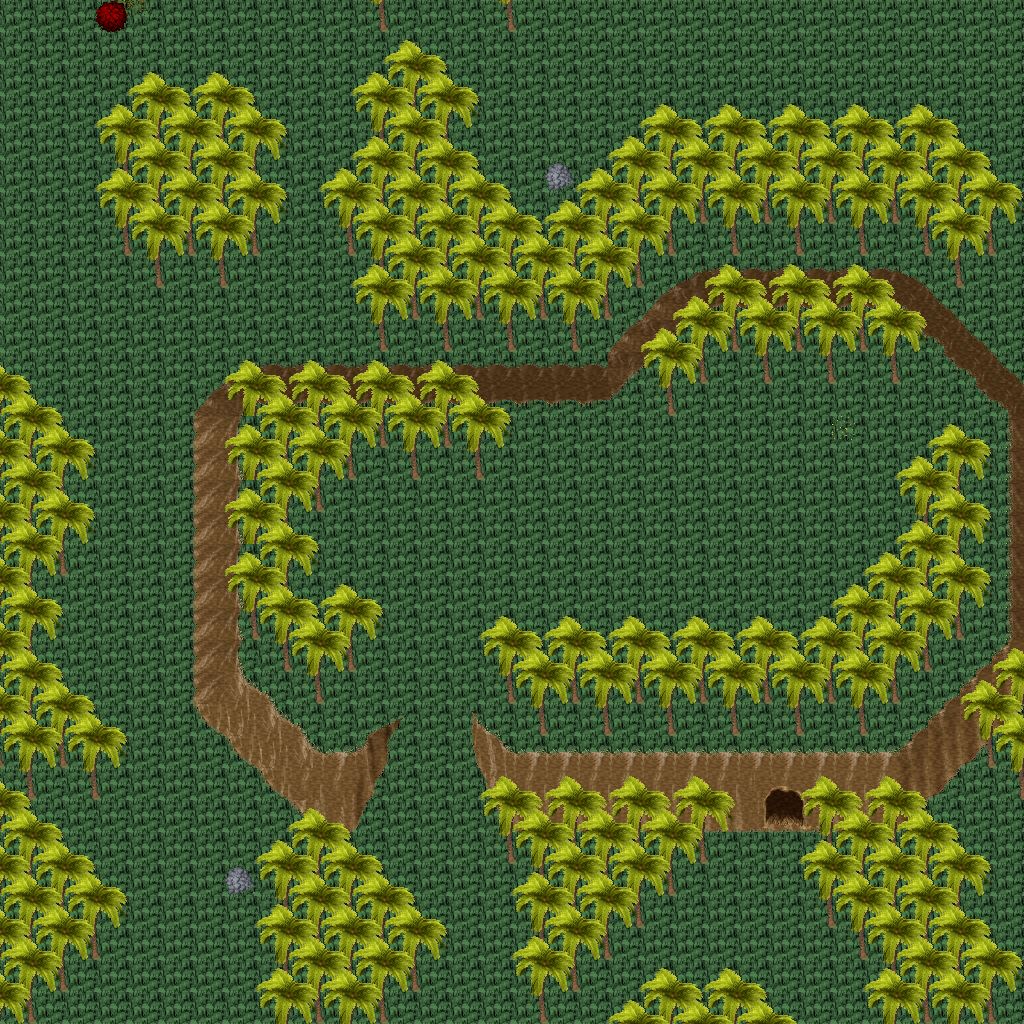

Rendered tile map (Tiled .tmx) drawn with the repository's tilesets; below, a short description and the map source with its tile grids summarised:
An orthogonal 32x32 tile map with 32x32 px tiles, 5 tile layers (Ground, Objects, Objects2, Above, ...), 1 hidden layer not drawn, 26 tilesets.

<map version="1.10" tiledversion="1.11.0" orientation="orthogonal" renderorder="right-down" width="32" height="32" tilewidth="32" tileheight="32" infinite="0" nextlayerid="11" nextobjectid="1">
 <tileset firstgid="1" name="ground_ground" tilewidth="32" tileheight="32" tilecount="33" columns="3">
  <image source="../drawable/ground_ground.png" width="96" height="352" />
 </tileset>
 <tileset firstgid="34" name="ground_water_pool" tilewidth="32" tileheight="32" tilecount="72" columns="3">
  <image source="../drawable/ground_water_pool.png" width="96" height="768" />
 </tileset>
 <tileset firstgid="106" name="ground_water_pool_deep" tilewidth="32" tileheight="32" tilecount="72" columns="3">
  <image source="../drawable/ground_water_pool_deep.png" width="96" height="768" />
 </tileset>
 <tileset firstgid="178" name="ground_water_pool_corners" tilewidth="32" tileheight="32" tilecount="72" columns="3">
  <image source="../drawable/ground_water_pool_corners.png" width="96" height="768" />
 </tileset>
 <tileset firstgid="250" name="ground_grass_edges" tilewidth="32" tileheight="32" tilecount="36" columns="12">
  <image source="../drawable/ground_grass_edges.png" width="384" height="96" />
 </tileset>
 <tileset firstgid="286" name="ground_grass_corners" tilewidth="32" tileheight="32" tilecount="24" columns="6">
  <image source="../drawable/ground_grass_corners.png" width="192" height="128" />
 </tileset>
 <tileset firstgid="310" name="ground_ladder_vertical_dark" tilewidth="32" tileheight="32" tilecount="3" columns="3">
  <image source="../drawable/ground_ladder_vertical_dark.png" width="96" height="32" />
 </tileset>
 <tileset firstgid="313" name="plant_tree_palm_tree" tilewidth="32" tileheight="32" tilecount="6" columns="2">
  <image source="../drawable/plant_tree_palm_tree.png" width="64" height="96" />
 </tileset>
 <tileset firstgid="319" name="plant_tree_tree_realistic" tilewidth="32" tileheight="32" tilecount="16" columns="4">
  <image source="../drawable/plant_tree_tree_realistic.png" width="128" height="128" />
 </tileset>
 <tileset firstgid="335" name="logic_creature_animal" tilewidth="32" tileheight="32" tilecount="32" columns="8">
  <image source="../drawable/logic_creature_animal.png" width="256" height="128" />
 </tileset>
 <tileset firstgid="367" name="logic_collision" tilewidth="32" tileheight="32" tilecount="1" columns="1">
  <image source="../drawable/logic_collision.png" width="32" height="32" />
 </tileset>
 <tileset firstgid="368" name="plant_bush_various_small" tilewidth="32" tileheight="32" tilecount="9" columns="3">
  <image source="../drawable/plant_bush_various_small.png" width="96" height="96" />
 </tileset>
 <tileset firstgid="377" name="ground_ridge_earth_pale" tilewidth="32" tileheight="32" tilecount="96" columns="12">
  <image source="../drawable/ground_ridge_earth_pale.png" width="384" height="256" />
 </tileset>
 <tileset firstgid="473" name="object_tent" tilewidth="32" tileheight="32" tilecount="9" columns="3">
  <image source="../drawable/object_tent.png" width="96" height="96" />
 </tileset>
 <tileset firstgid="482" name="logic_creature_amazon" tilewidth="32" tileheight="32" tilecount="16" columns="8">
  <image source="../drawable/logic_creature_amazon.png" width="256" height="64" />
 </tileset>
 <tileset firstgid="498" name="furniture_light_iron_lamp" tilewidth="32" tileheight="32" tilecount="3" columns="1">
  <image source="../drawable/furniture_light_iron_lamp.png" width="32" height="96" />
 </tileset>
 <tileset firstgid="501" name="furniture_light_flames" tilewidth="32" tileheight="32" tilecount="6" columns="6">
  <image source="../drawable/furniture_light_flames.png" width="192" height="32" />
 </tileset>
 <tileset firstgid="507" name="ground_rock_rocks_2" tilewidth="32" tileheight="32" tilecount="4" columns="2">
  <image source="../drawable/ground_rock_rocks_2.png" width="64" height="64" />
 </tileset>
 <tileset firstgid="511" name="logic_portal" tilewidth="32" tileheight="32" tilecount="24" columns="8">
  <image source="../drawable/logic_portal.png" width="256" height="96" />
 </tileset>
 <tileset firstgid="535" name="logic_item_fruits" tilewidth="32" tileheight="32" tilecount="16" columns="8">
  <image source="../drawable/logic_item_fruits.png" width="256" height="64" />
 </tileset>
 <tileset firstgid="551" name="plant_pineapple_plant" tilewidth="32" tileheight="32" tilecount="6" columns="2">
  <image source="../drawable/plant_pineapple_plant.png" width="64" height="96" />
 </tileset>
 <tileset firstgid="557" name="ground_grass_2" tilewidth="32" tileheight="32" tilecount="21" columns="3">
  <image source="../drawable/ground_grass_2.png" width="96" height="224" />
 </tileset>
 <tileset firstgid="578" name="light_dim_yellow_light_7x5" tilewidth="32" tileheight="32" tilecount="35" columns="7">
  <image source="../drawable/light_dim_yellow_light_7x5.png" width="224" height="160" />
 </tileset>
 <tileset firstgid="613" name="light_yellow_light_5x5" tilewidth="32" tileheight="32" tilecount="25" columns="5">
  <image source="../drawable/light_yellow_light_5x5.png" width="160" height="160" />
 </tileset>
 <tileset firstgid="638" name="logic_creature_spider" tilewidth="32" tileheight="32" tilecount="3" columns="3">
  <image source="../drawable/logic_creature_spider.png" width="96" height="32" />
 </tileset>
 <tileset firstgid="641" name="logic_creature_reptile" tilewidth="32" tileheight="32" tilecount="7" columns="7">
  <image source="../drawable/logic_creature_reptile.png" width="224" height="32" />
 </tileset>
 <layer id="1" name="Ground" width="32" height="32">
  <data>[1024 cells, 1024 non-empty, 2 distinct tile ids]</data>
 </layer>
 <layer id="2" name="Objects" width="32" height="32">
  <data>[1024 cells, 480 non-empty, 44 distinct tile ids]</data>
 </layer>
 <layer id="3" name="Objects2" width="32" height="32">
  <data>[1024 cells, 288 non-empty, 13 distinct tile ids]</data>
 </layer>
 <layer id="4" name="Above" width="32" height="32">
  <data>[1024 cells, 327 non-empty, 4 distinct tile ids]</data>
 </layer>
 <layer id="5" name="Above2" width="32" height="32">
  <data>[1024 cells, 59 non-empty, 2 distinct tile ids]</data>
 </layer>
 <layer id="6" name="Walkable" width="32" height="32" visible="0">
  <data>[1024 cells, 480 non-empty, 1 distinct tile ids]</data>
 </layer>
 <objectgroup id="7" name="Mapevents" />
 <objectgroup id="8" name="Spawn" />
 <objectgroup id="9" name="Keys" />
 <objectgroup id="10" name="Replace" />
</map>
